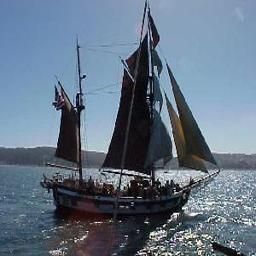
#> input picture data/2Danimation-pairs/input/boat-8.jpg, 256 x 256 px, given as the content of the folder data/additional-additional-dataset, which was not available
$ python preprocess.py
#> lines starting #> are read from the running program, lines starting #| are printed output that depends on the picture
import os
import shutil
from PIL import Image

root_dir = os.path.join('data', 'additional-additional-dataset')
#output_size = (256, 256)  # Resize images to this size
output_size = (512, 512)  # training too low quality on above size. readjusting for additional training pairs

raw_dirs = [
    os.path.join('data', 'raw1'),
    os.path.join('data', 'raw2'),
    os.path.join('data', 'raw3'),
    os.path.join('data', 'raw4')
]

# resizes images and converts to RGB
def preprocess_images_in_folder(folder_path, output_size):
#> called with folder_path = 'data/additional-additional-dataset', output_size = (512, 512)
    print(f"Processing folder: {folder_path}")
    for filename in os.listdir(folder_path):
        file_path = os.path.join(folder_path, filename)
        if filename.lower().endswith(('.png', '.jpg', '.jpeg', '.bmp', '.gif')):
            try:
                img = Image.open(file_path).convert('RGB')
#> img is the input picture: PIL image 256x256 RGB; mean R, G, B 99.9, 116.1, 133.7
                img = img.resize(output_size)
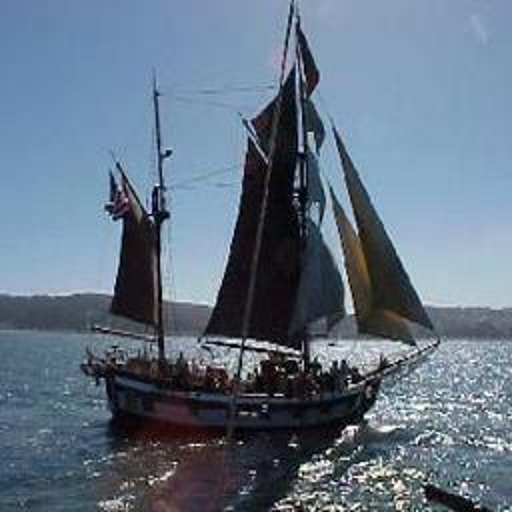
#> img: PIL image 512x512 RGB; mean R, G, B 99.9, 116.1, 133.7

                new_path = os.path.join(folder_path, filename)
                img.save(new_path)
            except Exception as e:
                print(e)

# used for larger, inital caltech-101 dataset, distributed input images across 4 style pair folders.
def distribute_images_to_raw_folders(root_dir, raw_dirs):
    for subfolder in os.listdir(root_dir):
        subfolder_path = os.path.join(root_dir, subfolder)
        if os.path.isdir(subfolder_path):
            print(f"Distributing images from: {subfolder}")
            images = sorted([
                f for f in os.listdir(subfolder_path)
                if f.lower().endswith(('.png', '.jpg', '.jpeg'))
            ])
            for i, image_name in enumerate(images):
                src_path = os.path.join(subfolder_path, image_name)
                target_raw = raw_dirs[i % len(raw_dirs)]
                dst_path = os.path.join(target_raw, image_name)
                try:
                    shutil.copy2(src_path, dst_path)
                except Exception as e:
                    print(e)

if __name__ == "__main__":
    preprocess_images_in_folder(root_dir, output_size)
    #distribute_images_to_raw_folders(root_dir, raw_dirs)

$ run again, on data/3Danimation-pairs/input/boat-7.jpg
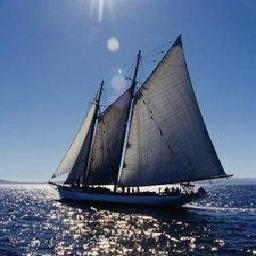
#> input picture data/3Danimation-pairs/input/boat-7.jpg, 256 x 256 px, given as the content of the folder data/additional-additional-dataset, which was not available
#> in preprocess_images_in_folder, img is the input picture: PIL image 256x256 RGB; mean R, G, B 88.3, 106.1, 136.6
#> in preprocess_images_in_folder, `img = img.resize(output_size)`:
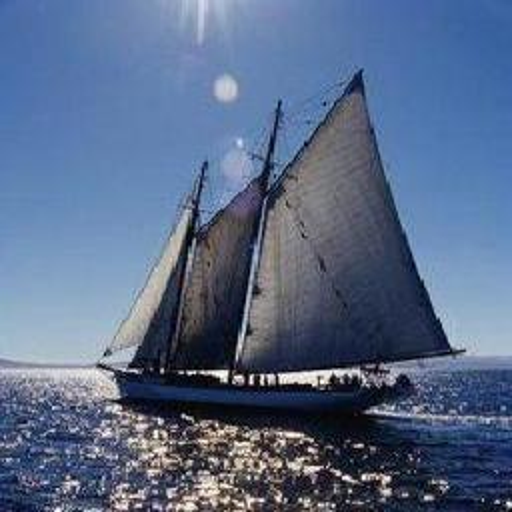
#> img: PIL image 512x512 RGB; mean R, G, B 88.3, 106.2, 136.6
